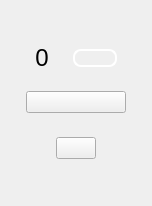
<?xml version="1.0" encoding="UTF-8"?>
<ui version="4.0">
 <class>dioChannel</class>
 <widget class="QWidget" name="dioChannel">
  <property name="geometry">
   <rect>
    <x>0</x>
    <y>0</y>
    <width>152</width>
    <height>206</height>
   </rect>
  </property>
  <property name="windowTitle">
   <string>Form</string>
  </property>
  <property name="styleSheet">
   <string notr="true">QWidget#dioChannel[locked=true]
{
border:1px solid red;
}</string>
  </property>
  <layout class="QVBoxLayout" name="verticalLayout">
   <property name="spacing">
    <number>0</number>
   </property>
   <property name="leftMargin">
    <number>0</number>
   </property>
   <property name="topMargin">
    <number>40</number>
   </property>
   <property name="rightMargin">
    <number>0</number>
   </property>
   <property name="bottomMargin">
    <number>40</number>
   </property>
   <item>
    <layout class="QHBoxLayout" name="horizontalLayout_4">
     <property name="spacing">
      <number>0</number>
     </property>
     <property name="topMargin">
      <number>0</number>
     </property>
     <item>
      <spacer name="horizontalSpacer_7">
       <property name="orientation">
        <enum>Qt::Horizontal</enum>
       </property>
       <property name="sizeType">
        <enum>QSizePolicy::Expanding</enum>
       </property>
       <property name="sizeHint" stdset="0">
        <size>
         <width>25</width>
         <height>20</height>
        </size>
       </property>
      </spacer>
     </item>
     <item>
      <widget class="QLabel" name="label">
       <property name="sizePolicy">
        <sizepolicy hsizetype="Fixed" vsizetype="Fixed">
         <horstretch>0</horstretch>
         <verstretch>0</verstretch>
        </sizepolicy>
       </property>
       <property name="styleSheet">
        <string notr="true">QLabel
{
background:transparent;
height: 28px;
width: 14px;

font-size: 24px;	
line-height: 28px;
text-align: center;
}</string>
       </property>
       <property name="text">
        <string>0</string>
       </property>
       <property name="alignment">
        <set>Qt::AlignCenter</set>
       </property>
      </widget>
     </item>
     <item>
      <spacer name="horizontalSpacer_8">
       <property name="orientation">
        <enum>Qt::Horizontal</enum>
       </property>
       <property name="sizeType">
        <enum>QSizePolicy::Fixed</enum>
       </property>
       <property name="sizeHint" stdset="0">
        <size>
         <width>24</width>
         <height>20</height>
        </size>
       </property>
      </spacer>
     </item>
     <item>
      <widget class="QPushButton" name="input">
       <property name="sizePolicy">
        <sizepolicy hsizetype="Fixed" vsizetype="Fixed">
         <horstretch>0</horstretch>
         <verstretch>0</verstretch>
        </sizepolicy>
       </property>
       <property name="minimumSize">
        <size>
         <width>42</width>
         <height>0</height>
        </size>
       </property>
       <property name="styleSheet">
        <string notr="true">QPushButton
{
width: 40px;
height: 14px;
border: 2px solid ;
border-radius: 8px;
border-color: white; 
}

QPushButton[high=false]{
border-color: white;
background-color: rgba(255, 255, 255, 50); 
}

QPushButton[high=true] {
border-color: white;
background-color: white;
}

QPushButton[high=false][short=true] {
border-color: red;
}
QPushButton[high=true][short=true] {
border-color: red;
background-color: red;
}</string>
       </property>
       <property name="text">
        <string/>
       </property>
       <property name="checkable">
        <bool>false</bool>
       </property>
       <property name="checked">
        <bool>false</bool>
       </property>
      </widget>
     </item>
     <item>
      <spacer name="horizontalSpacer_9">
       <property name="orientation">
        <enum>Qt::Horizontal</enum>
       </property>
       <property name="sizeType">
        <enum>QSizePolicy::Expanding</enum>
       </property>
       <property name="sizeHint" stdset="0">
        <size>
         <width>25</width>
         <height>20</height>
        </size>
       </property>
      </spacer>
     </item>
    </layout>
   </item>
   <item>
    <spacer name="verticalSpacer">
     <property name="orientation">
      <enum>Qt::Vertical</enum>
     </property>
     <property name="sizeType">
      <enum>QSizePolicy::Fixed</enum>
     </property>
     <property name="sizeHint" stdset="0">
      <size>
       <width>15</width>
       <height>15</height>
      </size>
     </property>
    </spacer>
   </item>
   <item>
    <layout class="QHBoxLayout" name="horizontalLayout_3">
     <property name="spacing">
      <number>0</number>
     </property>
     <property name="topMargin">
      <number>0</number>
     </property>
     <item>
      <spacer name="horizontalSpacer_3">
       <property name="orientation">
        <enum>Qt::Horizontal</enum>
       </property>
       <property name="sizeType">
        <enum>QSizePolicy::Expanding</enum>
       </property>
       <property name="sizeHint" stdset="0">
        <size>
         <width>25</width>
         <height>20</height>
        </size>
       </property>
      </spacer>
     </item>
     <item>
      <widget class="adiscope::CustomSwitch" name="inout">
       <property name="sizePolicy">
        <sizepolicy hsizetype="Fixed" vsizetype="Fixed">
         <horstretch>0</horstretch>
         <verstretch>0</verstretch>
        </sizepolicy>
       </property>
       <property name="minimumSize">
        <size>
         <width>100</width>
         <height>0</height>
        </size>
       </property>
       <property name="layoutDirection">
        <enum>Qt::LeftToRight</enum>
       </property>
       <property name="text">
        <string/>
       </property>
       <property name="checkable">
        <bool>true</bool>
       </property>
       <property name="checked">
        <bool>false</bool>
       </property>
       <property name="leftText" stdset="0">
        <string>in</string>
       </property>
       <property name="rightText" stdset="0">
        <string>out</string>
       </property>
       <property name="polarity" stdset="0">
        <bool>true</bool>
       </property>
       <property name="duration" stdset="0">
        <number>0</number>
       </property>
      </widget>
     </item>
     <item>
      <spacer name="horizontalSpacer_4">
       <property name="orientation">
        <enum>Qt::Horizontal</enum>
       </property>
       <property name="sizeType">
        <enum>QSizePolicy::Expanding</enum>
       </property>
       <property name="sizeHint" stdset="0">
        <size>
         <width>25</width>
         <height>20</height>
        </size>
       </property>
      </spacer>
     </item>
    </layout>
   </item>
   <item>
    <spacer name="verticalSpacer_2">
     <property name="orientation">
      <enum>Qt::Vertical</enum>
     </property>
     <property name="sizeType">
      <enum>QSizePolicy::Fixed</enum>
     </property>
     <property name="sizeHint" stdset="0">
      <size>
       <width>20</width>
       <height>20</height>
      </size>
     </property>
    </spacer>
   </item>
   <item>
    <layout class="QHBoxLayout" name="horizontalLayout">
     <property name="spacing">
      <number>0</number>
     </property>
     <property name="topMargin">
      <number>0</number>
     </property>
     <item>
      <spacer name="horizontalSpacer">
       <property name="orientation">
        <enum>Qt::Horizontal</enum>
       </property>
       <property name="sizeHint" stdset="0">
        <size>
         <width>40</width>
         <height>20</height>
        </size>
       </property>
      </spacer>
     </item>
     <item>
      <widget class="adiscope::SmallOnOffSwitch" name="output">
       <property name="enabled">
        <bool>true</bool>
       </property>
       <property name="sizePolicy">
        <sizepolicy hsizetype="Fixed" vsizetype="Fixed">
         <horstretch>0</horstretch>
         <verstretch>0</verstretch>
        </sizepolicy>
       </property>
       <property name="text">
        <string/>
       </property>
       <property name="checkable">
        <bool>true</bool>
       </property>
       <property name="checked">
        <bool>false</bool>
       </property>
       <property name="bothValid" stdset="0">
        <bool>true</bool>
       </property>
       <property name="leftText" stdset="0">
        <string>1</string>
       </property>
       <property name="rightText" stdset="0">
        <string>0</string>
       </property>
       <property name="duration" stdset="0">
        <number>0</number>
       </property>
      </widget>
     </item>
     <item>
      <spacer name="horizontalSpacer_2">
       <property name="orientation">
        <enum>Qt::Horizontal</enum>
       </property>
       <property name="sizeHint" stdset="0">
        <size>
         <width>40</width>
         <height>20</height>
        </size>
       </property>
      </spacer>
     </item>
    </layout>
   </item>
  </layout>
 </widget>
 <customwidgets>
  <customwidget>
   <class>adiscope::CustomSwitch</class>
   <extends>QPushButton</extends>
   <header>gui/customSwitch.h</header>
  </customwidget>
  <customwidget>
   <class>adiscope::SmallOnOffSwitch</class>
   <extends>QPushButton</extends>
   <header>gui/smallOnOffSwitch.h</header>
  </customwidget>
 </customwidgets>
 <resources/>
 <connections/>
</ui>
